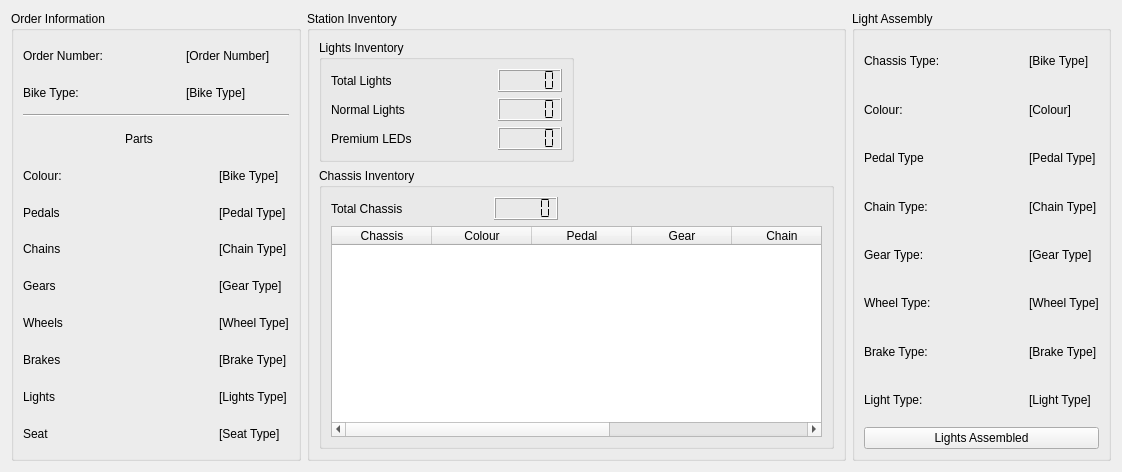
      <widget class="QWidget" name="LightAssembly">
       <attribute name="title">
        <string>Lights</string>
       </attribute>
       <layout class="QGridLayout" name="gridLayout_69">
        <item row="0" column="0">
         <widget class="QGroupBox" name="LightStationOrderInformationBox">
          <property name="minimumSize">
           <size>
            <width>281</width>
            <height>385</height>
           </size>
          </property>
          <property name="title">
           <string>Order Information</string>
          </property>
          <layout class="QGridLayout" name="gridLayout_31">
           <item row="1" column="0">
            <widget class="QLabel" name="LightStationBikeType_Label">
             <property name="text">
              <string>Bike Type:</string>
             </property>
            </widget>
           </item>
           <item row="4" column="1" colspan="2">
            <spacer name="horizontalSpacer_150">
             <property name="orientation">
              <enum>Qt::Orientation::Horizontal</enum>
             </property>
             <property name="sizeHint" stdset="0">
              <size>
               <width>61</width>
               <height>20</height>
              </size>
             </property>
            </spacer>
           </item>
           <item row="3" column="1">
            <widget class="QLabel" name="LightStation_Parts_Label">
             <property name="text">
              <string>Parts</string>
             </property>
             <property name="scaledContents">
              <bool>false</bool>
             </property>
             <property name="wordWrap">
              <bool>false</bool>
             </property>
            </widget>
           </item>
           <item row="10" column="3">
            <widget class="QLabel" name="LightStation_Brakes_Value">
             <property name="text">
              <string>[Brake Type]</string>
             </property>
            </widget>
           </item>
           <item row="8" column="3">
            <widget class="QLabel" name="LightStation_Gear_Value">
             <property name="text">
              <string>[Gear Type]</string>
             </property>
            </widget>
           </item>
           <item row="4" column="0">
            <widget class="QLabel" name="LightStation_Colour_Label">
             <property name="text">
              <string>Colour:</string>
             </property>
            </widget>
           </item>
           <item row="0" column="0">
            <widget class="QLabel" name="LightStation_OrderNumber_Label">
             <property name="text">
              <string>Order Number:</string>
             </property>
            </widget>
           </item>
           <item row="8" column="1" colspan="2">
            <spacer name="horizontalSpacer_154">
             <property name="orientation">
              <enum>Qt::Orientation::Horizontal</enum>
             </property>
             <property name="sizeHint" stdset="0">
              <size>
               <width>61</width>
               <height>20</height>
              </size>
             </property>
            </spacer>
           </item>
           <item row="8" column="0">
            <widget class="QLabel" name="LightStation_Gear_Label">
             <property name="text">
              <string>Gears</string>
             </property>
            </widget>
           </item>
           <item row="4" column="3">
            <widget class="QLabel" name="LightStation_Colour_Value">
             <property name="text">
              <string>[Bike Type]</string>
             </property>
            </widget>
           </item>
           <item row="10" column="0">
            <widget class="QLabel" name="LightStation_Brakes_Label">
             <property name="text">
              <string>Brakes</string>
             </property>
            </widget>
           </item>
           <item row="5" column="3">
            <widget class="QLabel" name="LightStation_Pedal_Value">
             <property name="text">
              <string>[Pedal Type]</string>
             </property>
            </widget>
           </item>
           <item row="5" column="0">
            <widget class="QLabel" name="LightStation_Pedal_Label">
             <property name="text">
              <string>Pedals</string>
             </property>
            </widget>
           </item>
           <item row="2" column="0" colspan="4">
            <widget class="Line" name="LightStation_Divider">
             <property name="orientation">
              <enum>Qt::Orientation::Horizontal</enum>
             </property>
            </widget>
           </item>
           <item row="7" column="3">
            <widget class="QLabel" name="LightStation_Chain_Value">
             <property name="text">
              <string>[Chain Type]</string>
             </property>
            </widget>
           </item>
           <item row="3" column="2" colspan="2">
            <spacer name="horizontalSpacer_149">
             <property name="orientation">
              <enum>Qt::Orientation::Horizontal</enum>
             </property>
             <property name="sizeHint" stdset="0">
              <size>
               <width>103</width>
               <height>20</height>
              </size>
             </property>
            </spacer>
           </item>
           <item row="12" column="0">
            <widget class="QLabel" name="LightStation_Seat_Label">
             <property name="text">
              <string>Seat</string>
             </property>
            </widget>
           </item>
           <item row="0" column="1">
            <spacer name="horizontalSpacer_146">
             <property name="orientation">
              <enum>Qt::Orientation::Horizontal</enum>
             </property>
             <property name="sizeHint" stdset="0">
              <size>
               <width>35</width>
               <height>20</height>
              </size>
             </property>
            </spacer>
           </item>
           <item row="3" column="0">
            <spacer name="horizontalSpacer_148">
             <property name="orientation">
              <enum>Qt::Orientation::Horizontal</enum>
             </property>
             <property name="sizeHint" stdset="0">
              <size>
               <width>96</width>
               <height>20</height>
              </size>
             </property>
            </spacer>
           </item>
           <item row="11" column="0">
            <widget class="QLabel" name="LightStation_Lights_Label">
             <property name="text">
              <string>Lights</string>
             </property>
            </widget>
           </item>
           <item row="11" column="3">
            <widget class="QLabel" name="LightStation_Lights_Value">
             <property name="text">
              <string>[Lights Type]</string>
             </property>
            </widget>
           </item>
           <item row="10" column="1" colspan="2">
            <spacer name="horizontalSpacer_155">
             <property name="orientation">
              <enum>Qt::Orientation::Horizontal</enum>
             </property>
             <property name="sizeHint" stdset="0">
              <size>
               <width>61</width>
               <height>20</height>
              </size>
             </property>
            </spacer>
           </item>
           <item row="1" column="2" colspan="2">
            <widget class="QLabel" name="LightStation_BikeType_Value">
             <property name="text">
              <string>[Bike Type]</string>
             </property>
            </widget>
           </item>
           <item row="7" column="0">
            <widget class="QLabel" name="LightStation_Chain_Label">
             <property name="text">
              <string>Chains</string>
             </property>
            </widget>
           </item>
           <item row="12" column="3">
            <widget class="QLabel" name="LightStation_Seat_Value">
             <property name="text">
              <string>[Seat Type]</string>
             </property>
            </widget>
           </item>
           <item row="5" column="1" colspan="2">
            <spacer name="horizontalSpacer_151">
             <property name="orientation">
              <enum>Qt::Orientation::Horizontal</enum>
             </property>
             <property name="sizeHint" stdset="0">
              <size>
               <width>61</width>
               <height>20</height>
              </size>
             </property>
            </spacer>
           </item>
           <item row="1" column="1">
            <spacer name="horizontalSpacer_147">
             <property name="orientation">
              <enum>Qt::Orientation::Horizontal</enum>
             </property>
             <property name="sizeHint" stdset="0">
              <size>
               <width>35</width>
               <height>20</height>
              </size>
             </property>
            </spacer>
           </item>
           <item row="11" column="1" colspan="2">
            <spacer name="horizontalSpacer_156">
             <property name="orientation">
              <enum>Qt::Orientation::Horizontal</enum>
             </property>
             <property name="sizeHint" stdset="0">
              <size>
               <width>61</width>
               <height>20</height>
              </size>
             </property>
            </spacer>
           </item>
           <item row="0" column="2" colspan="2">
            <widget class="QLabel" name="LightStation_OrderNumber_Value">
             <property name="text">
              <string>[Order Number]</string>
             </property>
            </widget>
           </item>
           <item row="9" column="0">
            <widget class="QLabel" name="LightStation_Wheel_Label">
             <property name="text">
              <string>Wheels</string>
             </property>
            </widget>
           </item>
           <item row="9" column="3">
            <widget class="QLabel" name="LightStation_Wheel_Value">
             <property name="text">
              <string>[Wheel Type]</string>
             </property>
            </widget>
           </item>
           <item row="9" column="1" colspan="2">
            <spacer name="horizontalSpacer_152">
             <property name="orientation">
              <enum>Qt::Orientation::Horizontal</enum>
             </property>
             <property name="sizeHint" stdset="0">
              <size>
               <width>61</width>
               <height>20</height>
              </size>
             </property>
            </spacer>
           </item>
           <item row="7" column="1" colspan="2">
            <spacer name="horizontalSpacer_153">
             <property name="orientation">
              <enum>Qt::Orientation::Horizontal</enum>
             </property>
             <property name="sizeHint" stdset="0">
              <size>
               <width>40</width>
               <height>20</height>
              </size>
             </property>
            </spacer>
           </item>
           <item row="12" column="1" colspan="2">
            <spacer name="horizontalSpacer_157">
             <property name="orientation">
              <enum>Qt::Orientation::Horizontal</enum>
             </property>
             <property name="sizeHint" stdset="0">
              <size>
               <width>40</width>
               <height>20</height>
              </size>
             </property>
            </spacer>
           </item>
          </layout>
         </widget>
        </item>
        <item row="0" column="1">
         <widget class="QGroupBox" name="LightStationInventoryBox">
          <property name="title">
           <string>Station Inventory</string>
          </property>
          <layout class="QGridLayout" name="gridLayout_49">
           <item row="0" column="0">
            <widget class="QGroupBox" name="LightStation_LightInventoryBox">
             <property name="title">
              <string>Lights Inventory</string>
             </property>
             <layout class="QGridLayout" name="gridLayout_50">
              <item row="1" column="1" colspan="2">
               <spacer name="horizontalSpacer_237">
                <property name="orientation">
                 <enum>Qt::Orientation::Horizontal</enum>
                </property>
                <property name="sizeHint" stdset="0">
                 <size>
                  <width>40</width>
                  <height>20</height>
                 </size>
                </property>
               </spacer>
              </item>
              <item row="2" column="2">
               <spacer name="horizontalSpacer_241">
                <property name="orientation">
                 <enum>Qt::Orientation::Horizontal</enum>
                </property>
                <property name="sizeHint" stdset="0">
                 <size>
                  <width>30</width>
                  <height>17</height>
                 </size>
                </property>
               </spacer>
              </item>
              <item row="0" column="1" colspan="2">
               <spacer name="horizontalSpacer_239">
                <property name="orientation">
                 <enum>Qt::Orientation::Horizontal</enum>
                </property>
                <property name="sizeHint" stdset="0">
                 <size>
                  <width>37</width>
                  <height>20</height>
                 </size>
                </property>
               </spacer>
              </item>
              <item row="1" column="3">
               <widget class="QLCDNumber" name="LightStation_NormalLightCount">
                <property name="segmentStyle">
                 <enum>QLCDNumber::SegmentStyle::Flat</enum>
                </property>
               </widget>
              </item>
              <item row="0" column="0">
               <widget class="QLabel" name="LightStation_TotalLightLabel">
                <property name="text">
                 <string>Total Lights</string>
                </property>
               </widget>
              </item>
              <item row="2" column="3">
               <widget class="QLCDNumber" name="LightStation_PremiumLightCount">
                <property name="segmentStyle">
                 <enum>QLCDNumber::SegmentStyle::Flat</enum>
                </property>
               </widget>
              </item>
              <item row="1" column="0">
               <widget class="QLabel" name="LightStation_NormalLightLabel">
                <property name="text">
                 <string>Normal Lights</string>
                </property>
               </widget>
              </item>
              <item row="2" column="0" colspan="2">
               <widget class="QLabel" name="LightStation_PremiumLightLabel">
                <property name="text">
                 <string>Premium LEDs</string>
                </property>
               </widget>
              </item>
              <item row="0" column="3">
               <widget class="QLCDNumber" name="LightStation_TotalLightCount">
                <property name="segmentStyle">
                 <enum>QLCDNumber::SegmentStyle::Flat</enum>
                </property>
               </widget>
              </item>
             </layout>
            </widget>
           </item>
           <item row="1" column="0" colspan="2">
            <widget class="QGroupBox" name="LightStation_ChassisInventoryBox">
             <property name="title">
              <string>Chassis Inventory</string>
             </property>
             <layout class="QGridLayout" name="gridLayout_51">
              <item row="0" column="0">
               <widget class="QLabel" name="LightStation_InventoryTotalChassisLabel">
                <property name="text">
                 <string>Total Chassis</string>
                </property>
               </widget>
              </item>
              <item row="0" column="1">
               <spacer name="horizontalSpacer_242">
                <property name="orientation">
                 <enum>Qt::Orientation::Horizontal</enum>
                </property>
                <property name="sizeHint" stdset="0">
                 <size>
                  <width>62</width>
                  <height>20</height>
                 </size>
                </property>
               </spacer>
              </item>
              <item row="0" column="2">
               <widget class="QLCDNumber" name="LightStation_InventoryTotalChassisCount">
                <property name="segmentStyle">
                 <enum>QLCDNumber::SegmentStyle::Flat</enum>
                </property>
               </widget>
              </item>
              <item row="0" column="3">
               <spacer name="horizontalSpacer_243">
                <property name="orientation">
                 <enum>Qt::Orientation::Horizontal</enum>
                </property>
                <property name="sizeHint" stdset="0">
                 <size>
                  <width>258</width>
                  <height>20</height>
                 </size>
                </property>
               </spacer>
              </item>
              <item row="1" column="0" colspan="4">
               <widget class="QTableWidget" name="LightStation_ChassisInventory_Table">
                <property name="minimumSize">
                 <size>
                  <width>491</width>
                  <height>211</height>
                 </size>
                </property>
                <column>
                 <property name="text">
                  <string>Chassis</string>
                 </property>
                </column>
                <column>
                 <property name="text">
                  <string>Colour</string>
                 </property>
                </column>
                <column>
                 <property name="text">
                  <string>Pedal</string>
                 </property>
                </column>
                <column>
                 <property name="text">
                  <string>Gear</string>
                 </property>
                </column>
                <column>
                 <property name="text">
                  <string>Chain</string>
                 </property>
                </column>
                <column>
                 <property name="text">
                  <string>Wheels</string>
                 </property>
                </column>
                <column>
                 <property name="text">
                  <string>Brakes</string>
                 </property>
                </column>
               </widget>
              </item>
             </layout>
            </widget>
           </item>
           <item row="0" column="1">
            <spacer name="horizontalSpacer_244">
             <property name="orientation">
              <enum>Qt::Orientation::Horizontal</enum>
             </property>
             <property name="sizeHint" stdset="0">
              <size>
               <width>40</width>
               <height>20</height>
              </size>
             </property>
            </spacer>
           </item>
          </layout>
         </widget>
        </item>
        <item row="0" column="2">
         <widget class="QGroupBox" name="LigthAssemblyBox">
          <property name="title">
           <string>Light Assembly</string>
          </property>
          <layout class="QGridLayout" name="gridLayout_10">
           <item row="8" column="0">
            <widget class="QLabel" name="LightStation_Assembly_BrakeTypeLabel">
             <property name="text">
              <string>Brake Type:</string>
             </property>
            </widget>
           </item>
           <item row="9" column="1">
            <spacer name="horizontalSpacer_251">
             <property name="orientation">
              <enum>Qt::Orientation::Horizontal</enum>
             </property>
             <property name="sizeHint" stdset="0">
              <size>
               <width>44</width>
               <height>14</height>
              </size>
             </property>
            </spacer>
           </item>
           <item row="9" column="2">
            <widget class="QLabel" name="LightStation_Assembly_LightType">
             <property name="text">
              <string>[Light Type]</string>
             </property>
            </widget>
           </item>
           <item row="1" column="1">
            <spacer name="horizontalSpacer_246">
             <property name="orientation">
              <enum>Qt::Orientation::Horizontal</enum>
             </property>
             <property name="sizeHint" stdset="0">
              <size>
               <width>40</width>
               <height>20</height>
              </size>
             </property>
            </spacer>
           </item>
           <item row="5" column="0">
            <widget class="QLabel" name="LightStation_Assembly_ChainTypeLabel">
             <property name="text">
              <string>Chain Type:</string>
             </property>
            </widget>
           </item>
           <item row="0" column="2">
            <widget class="QLabel" name="LightStation_Assembly_ChassisType">
             <property name="text">
              <string>[Bike Type]</string>
             </property>
            </widget>
           </item>
           <item row="8" column="1">
            <spacer name="horizontalSpacer_250">
             <property name="orientation">
              <enum>Qt::Orientation::Horizontal</enum>
             </property>
             <property name="sizeHint" stdset="0">
              <size>
               <width>44</width>
               <height>14</height>
              </size>
             </property>
            </spacer>
           </item>
           <item row="5" column="2">
            <widget class="QLabel" name="LightStation_Assembly_ChainType">
             <property name="text">
              <string>[Chain Type]</string>
             </property>
            </widget>
           </item>
           <item row="1" column="2">
            <widget class="QLabel" name="LightStation_Assembly_Colour">
             <property name="text">
              <string>[Colour]</string>
             </property>
            </widget>
           </item>
           <item row="6" column="2">
            <widget class="QLabel" name="LightStation_Assembly_GearType">
             <property name="text">
              <string>[Gear Type]</string>
             </property>
            </widget>
           </item>
           <item row="7" column="2">
            <widget class="QLabel" name="LightStation_Assembly_WheelType">
             <property name="text">
              <string>[Wheel Type]</string>
             </property>
            </widget>
           </item>
           <item row="0" column="1">
            <spacer name="horizontalSpacer_245">
             <property name="orientation">
              <enum>Qt::Orientation::Horizontal</enum>
             </property>
             <property name="sizeHint" stdset="0">
              <size>
               <width>40</width>
               <height>20</height>
              </size>
             </property>
            </spacer>
           </item>
           <item row="10" column="0" colspan="3">
            <widget class="QPushButton" name="LightStation_Assembly_AssembledButton">
             <property name="text">
              <string>Lights Assembled</string>
             </property>
            </widget>
           </item>
           <item row="1" column="0">
            <widget class="QLabel" name="LightStation_Assembly_ColourLabel">
             <property name="text">
              <string>Colour:</string>
             </property>
            </widget>
           </item>
           <item row="6" column="0">
            <widget class="QLabel" name="LightStation_Assembly_GearTypeLabel">
             <property name="text">
              <string>Gear Type:</string>
             </property>
            </widget>
           </item>
           <item row="7" column="1">
            <spacer name="horizontalSpacer_249">
             <property name="orientation">
              <enum>Qt::Orientation::Horizontal</enum>
             </property>
             <property name="sizeHint" stdset="0">
              <size>
               <width>44</width>
               <height>17</height>
              </size>
             </property>
            </spacer>
           </item>
           <item row="6" column="1">
            <spacer name="horizontalSpacer_248">
             <property name="orientation">
              <enum>Qt::Orientation::Horizontal</enum>
             </property>
             <property name="sizeHint" stdset="0">
              <size>
               <width>47</width>
               <height>20</height>
              </size>
             </property>
            </spacer>
           </item>
           <item row="7" column="0">
            <widget class="QLabel" name="LightStation_Assembly_WheelTypeLabel">
             <property name="text">
              <string>Wheel Type:</string>
             </property>
            </widget>
           </item>
           <item row="9" column="0">
            <widget class="QLabel" name="LightStation_Assembly_LightTypeLabel">
             <property name="text">
              <string>Light Type:</string>
             </property>
            </widget>
           </item>
           <item row="5" column="1">
            <spacer name="horizontalSpacer_247">
             <property name="orientation">
              <enum>Qt::Orientation::Horizontal</enum>
             </property>
             <property name="sizeHint" stdset="0">
              <size>
               <width>40</width>
               <height>20</height>
              </size>
             </property>
            </spacer>
           </item>
           <item row="0" column="0">
            <widget class="QLabel" name="LightStation_Assembly_ChassisTypeLabel">
             <property name="text">
              <string>Chassis Type:</string>
             </property>
            </widget>
           </item>
           <item row="8" column="2">
            <widget class="QLabel" name="LightStation_Assembly_BrakeType">
             <property name="text">
              <string>[Brake Type]</string>
             </property>
            </widget>
           </item>
           <item row="2" column="1">
            <spacer name="horizontalSpacer_274">
             <property name="orientation">
              <enum>Qt::Orientation::Horizontal</enum>
             </property>
             <property name="sizeHint" stdset="0">
              <size>
               <width>77</width>
               <height>20</height>
              </size>
             </property>
            </spacer>
           </item>
           <item row="2" column="2">
            <widget class="QLabel" name="LightStation_Assembly_PedalType">
             <property name="text">
              <string>[Pedal Type]</string>
             </property>
            </widget>
           </item>
           <item row="2" column="0">
            <widget class="QLabel" name="LightStation_Assembly_PedalTypeLabel">
             <property name="text">
              <string>Pedal Type</string>
             </property>
            </widget>
           </item>
          </layout>
         </widget>
        </item>
       </layout>
      </widget>
